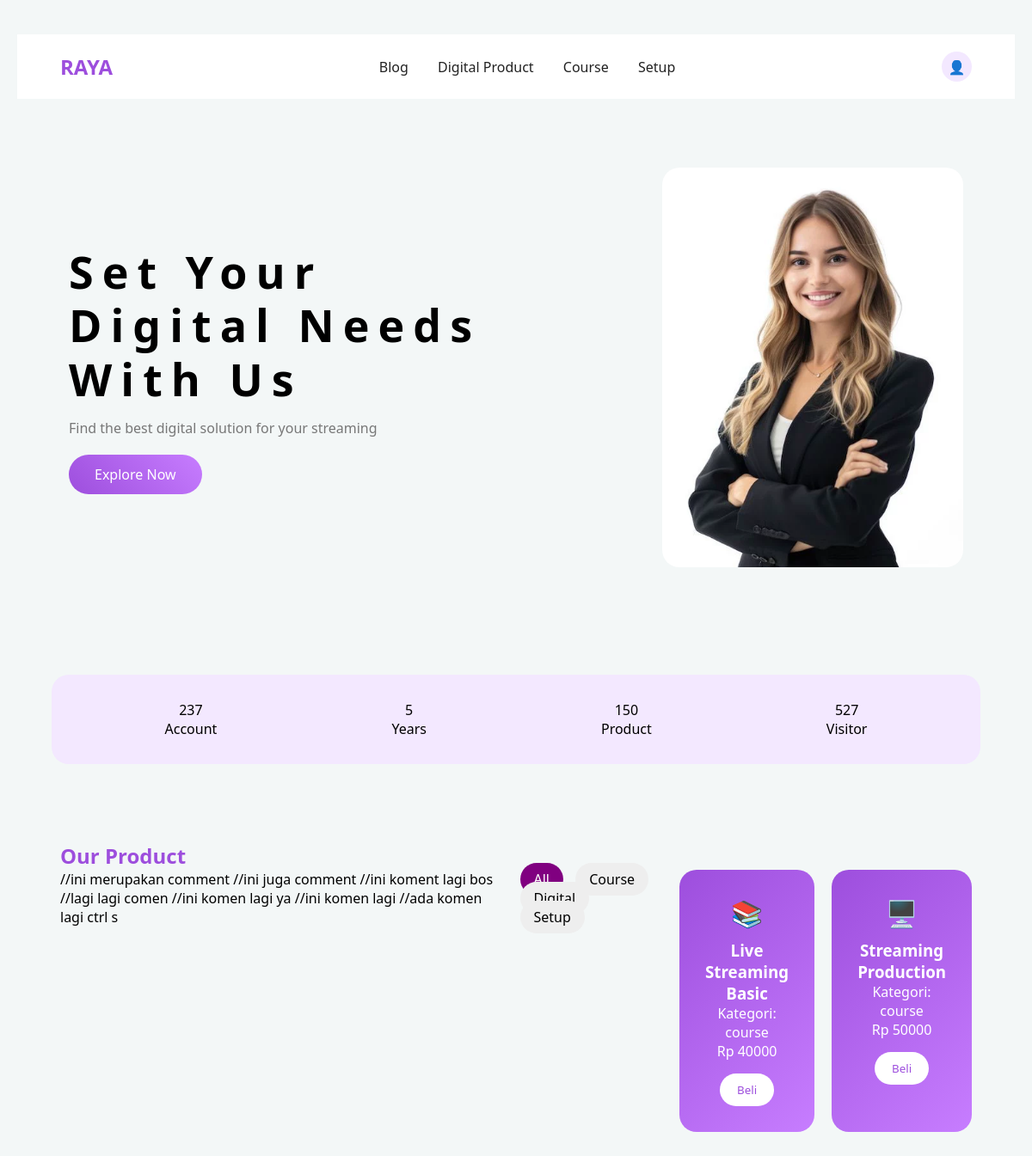
Page /dashboard_customer.php on the earlier database version.
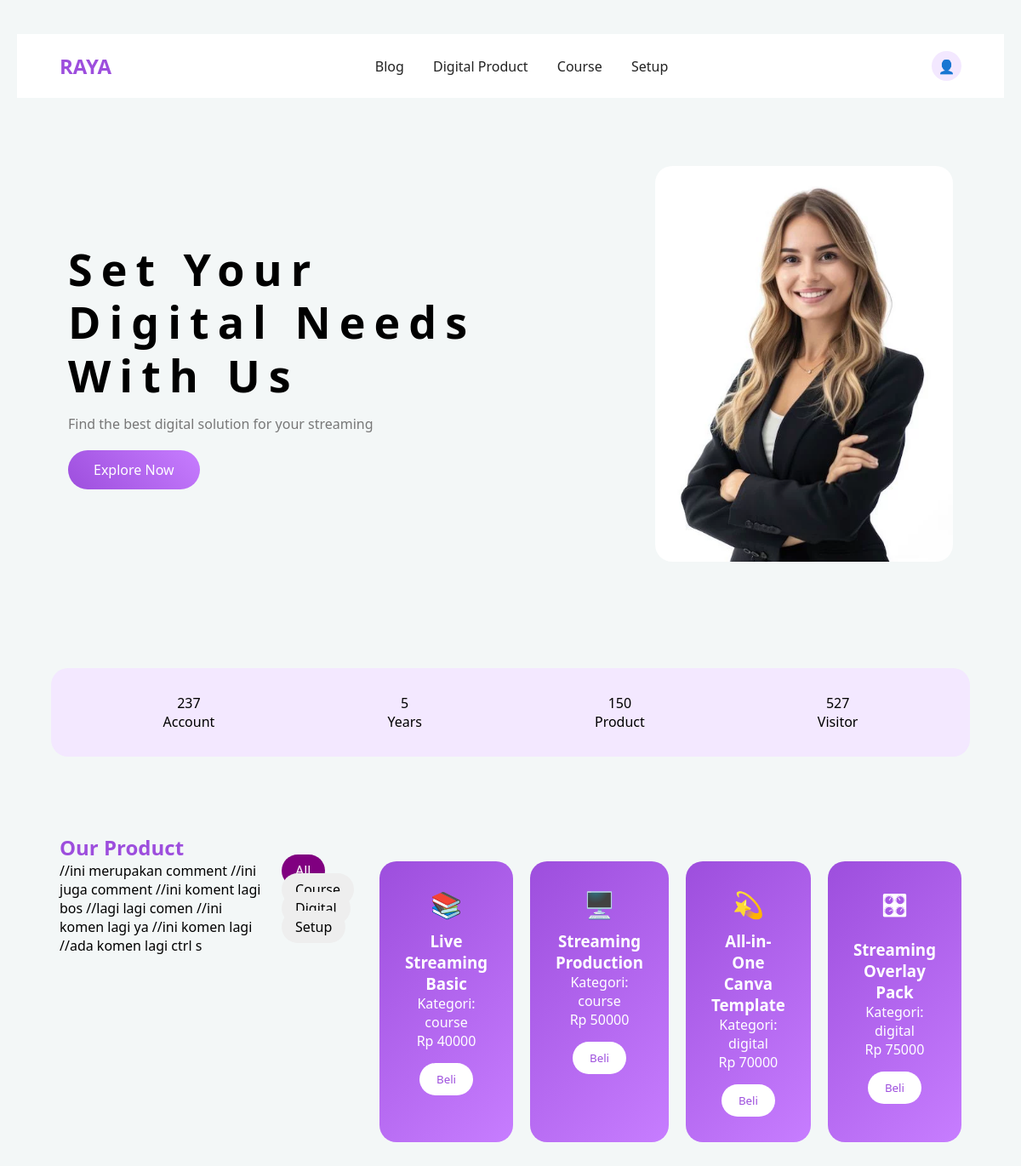
Same page on the later database version.
### tables this page shows
CREATE TABLE `products` (
  `id` int(11) NOT NULL,
  `name` varchar(100) DEFAULT NULL,
  `description` text DEFAULT NULL,
  `price` int(11) DEFAULT NULL,
  `category` enum('digital','course','setup') DEFAULT NULL,
  `icon` varchar(10) NOT NULL,
  `created_at` timestamp NOT NULL DEFAULT current_timestamp()
);

### dashboard_customer.php (the view, shortened to what this page needs)
<!DOCTYPE html>
<html>
<head>
    <link rel="stylesheet" href="style.css?v=10">
</head>
<body>
<div class="navbar">
    <h2>RAYA</h2>
    <div class="menu">
        <a href="#">Blog</a>
        <a href="#">Digital Product</a>
        <a href="#">Course</a>
        <a href="#">Setup</a>
    </div>
    <div class="profile">👤</div>
</div>
<div class="hero">
    <div class="hero-text">
        <h1>Set Your Digital Needs With Us</h1>
        <p>Find the best digital solution for your streaming</p>
        <a href="#" class="hero-btn">Explore Now</a>
    </div>
    <div class="hero-img">
        <img src="assets/hero.png">
    </div>
</div>
<div class="stats">
    <div>237<br>Account</div>
    <div>5<br>Years</div>
    <div>150<br>Product</div>
    <div>527<br>Visitor</div>
</div>
<div class="products">
    <h2>Our Product</h2>
    <div class="product-list">
<?php
include "database.php";
$category = $_GET['category'] ?? '';
if ($category) {
    $data = mysqli_query($conn, "SELECT * FROM products WHERE category='$category'");
} else {
    $data = mysqli_query($conn, "SELECT * FROM products");
}
?>
<div class="filter">
    <a href="dashboard_customer.php" class="<?= !$category ? 'active' : '' ?>">All</a>
    <a href="dashboard_customer.php?category=course" class="<?= $category=='course' ? 'active' : '' ?>">Course</a>
    <a href="dashboard_customer.php?category=digital" class="<?= $category=='digital' ? 'active' : '' ?>">Digital</a>
    <a href="dashboard_customer.php?category=setup" class="<?= $category=='setup' ? 'active' : '' ?>">Setup</a>
</div>
<?php while ($row = mysqli_fetch_assoc($data)) { ?>
    <div class="card">
        <div class="card-icon"><?= $row['icon']; ?></div>
        <h3><?= $row['name']; ?></h3>
        <p>Kategori: <?= $row['category']; ?></p>
        <p>Rp <?= $row['price']; ?></p>
        <button>Beli</button>
    </div>
<?php } ?>
    </div>
</div>
</body>
</html>

### database.php (shortened to what this page needs)
//ini merupakan comment
//ini juga comment
//ini koment lagi bos
//lagi lagi comen
//ini komen lagi ya
//ini komen lagi
//ada komen lagi ctrl s

### style.css (style rules this page uses)
:root { --primary: #9d4edd; --primary-soft: #f3e8ff; --text: #222; --subtext: #777; --bg: #ffffff; }
.navbar { display: flex; justify-content: space-between; align-items: center; padding: 20px 50px; background: white; }
.navbar h2 { color: var(--primary); }
.menu a { margin: 0 15px; color: var(--text); text-decoration: none; transition: 0.3s; }
.profile { width: 35px; height: 35px; background: var(--primary-soft); border-radius: 50%; display: flex; justify-content: center; align-items: center; font-size: 16px; }
.hero { display: flex; padding: 80px 60px; align-items: center; justify-content: space-between; }
.hero-text { max-width: 500px; }
.hero-text h1 { font-size: 52px; font-weight: 700; line-height: 1.2; }
.hero-text p { color: var(--subtext); margin-top: 15px; font-size: 16px; }
.hero-btn { display: inline-block; margin-top: 20px; padding: 12px 30px; background: linear-gradient(45deg, #9d4edd, #c77dff); color: white; border-radius: 25px; text-decoration: none; transition: 0.3s; }
.hero-img img { width: 350px; border-radius: 20px; }
.stats { display: flex; justify-content: space-around; background: var(--primary-soft); border-radius: 20px; margin: 40px; padding: 30px; }
.stats div { text-align: center; font-weight: 500; }
.products { padding: 50px; }
.products h2 { color: var(--primary); }
.product-list { display: flex; gap: 20px; }
.card { flex: 1; padding: 30px; border-radius: 20px; background: linear-gradient(135deg, #9d4edd, #c77dff); color: white; text-align: center; transition: 0.3s; }
.card-icon { font-size: 30px; margin-bottom: 10px; }
.card button { margin-top: 15px; padding: 10px 20px; border: none; background: white; color: #9d4edd; border-radius: 20px; cursor: pointer; }
body { margin: 0; font-family: Arial, sans-serif; background: #f5f5f5; }
h1 { font-size: 60px; letter-spacing: 10px; }
.filter { margin-bottom: 20px; }
.filter a { margin-right: 10px; padding: 8px 16px; border-radius: 20px; background: #eee; text-decoration: none; color: black; }
.filter a.active { background: purple; color: white; }
* { margin: 0; padding: 0; box-sizing: border-box; font-family: 'Segoe UI', Roboto, Helvetica, Arial, sans-serif; }
body { background-color: #f3f7f7; }
body { background-color: #f3f7f7; padding: 40px 20px; }

Differences in the rows shown:
added products: icon "💫", name "All-in-One Canva Template", category "digital", price "70000"
added products: icon "🎛", name "Streaming Overlay Pack", category "digital", price "75000"
